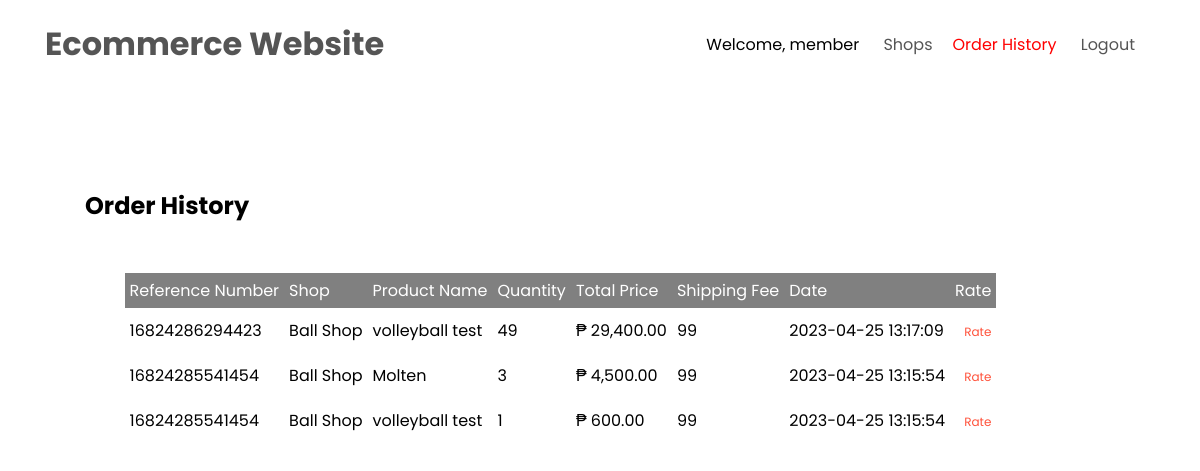
Screenshot of /orderdetails.php (signed in) with the database file from the repository.
### tables this page shows
CREATE TABLE `member` (
  `member_id` int(255) NOT NULL,
  `user_type` int(155) NOT NULL,
  `full_name` varchar(155) NOT NULL,
  `address` varchar(155) NOT NULL,
  `contact_number` varchar(155) NOT NULL,
  `username` varchar(155) NOT NULL,
  `upassword` varchar(155) NOT NULL,
  `active` int(155) NOT NULL DEFAULT 1
);

CREATE TABLE `orders` (
  `order_id` int(255) NOT NULL,
  `ref_num` varchar(155) NOT NULL,
  `member_id` int(155) NOT NULL,
  `shop_id` int(155) NOT NULL,
  `payment_option` varchar(155) NOT NULL,
  `code` varchar(155) NOT NULL,
  `quantity` int(155) NOT NULL,
  `price` varchar(155) NOT NULL,
  `shipping_fee` int(155) NOT NULL,
  `total_price` varchar(155) NOT NULL,
  `order_date` timestamp NOT NULL DEFAULT current_timestamp() ON UPDATE current_timestamp()
);

CREATE TABLE `shop` (
  `shop_id` int(255) NOT NULL,
  `seller_id` int(155) NOT NULL,
  `shop_name` varchar(155) NOT NULL,
  `shop_icon` varchar(155) NOT NULL,
  `shipping_fee` int(155) NOT NULL,
  `active` int(155) NOT NULL DEFAULT 1
);

CREATE TABLE `products` (
  `product_id` int(255) NOT NULL,
  `shop_id` int(155) NOT NULL,
  `category_id` int(155) NOT NULL,
  `product_image` varchar(155) NOT NULL,
  `product_name` varchar(155) NOT NULL,
  `description` varchar(155) NOT NULL,
  `price` int(155) NOT NULL,
  `quantity` int(155) NOT NULL,
  `code` varchar(155) NOT NULL,
  `active` int(15) NOT NULL DEFAULT 1
);

### orderdetails.php (the view, shortened to what this page needs)
<?php include('connection.php'); session_start(); ?>
<!DOCTYPE html>
<html>
<head>
  <link rel="stylesheet" href="style.css"/>
  <link rel="stylesheet" href="https://cdnjs.cloudflare.com/ajax/libs/font-awesome/5.15.2/css/all.min.css"/>
</head>
<body>
<?php
if (!empty($_SESSION['username']))
{
$username = $_SESSION['username'];
$sql = "SELECT A.*,B.* FROM member AS A LEFT JOIN shop AS B ON A.member_id = B.seller_id WHERE A.username = '".$username."'";
$result = mysqli_query($conn, $sql);
$show = mysqli_fetch_array($result);
?>
  <div class="container">
    <div class="navbar">
      <div class="logo">
        <a href="index.php"><h1>Ecommerce Website</h1></a>
      </div>
      <nav>
        <ul id="MenuItems">
          <li>Welcome, <?= $show['full_name']; ?></li>
          <?php
          if($show['user_type'] == 1) {
            echo '<li><a href="index.php">Shops</a></li>';
            echo '<li><a href="orderdetails.php" style="color:red">Order History</a></li>';
          }
          else{
            echo '<li><a href="index.php">Shop</a></li>';
            echo '<li><a href="category.php">Category</a></li>';
            echo '<li><a href="product.php">Product</a></li>';
            echo '<li><a href="orderdetails.php" style="color:red">Order</a></li>';
          }
          ?>
          <li><a href="logout.php">Logout</a></li>
        </ul>
      </nav>
    </div>
  </div>
  <?php
  if($show['user_type'] == 1) {
  ?>
  <div class="small-container">
    <div class="row row-2">
      <h2>Order History</h2>
    </div>
    <div class="row">
      <div class="col-6">
        <table>
          <tr>
            <th style="background-color:grey">Reference Number</th>
            <th style="background-color:grey">Shop</th>
            <th style="background-color:grey">Product Name</th>
            <th style="background-color:grey">Quantity</th>
            <th style="background-color:grey">Total Price</th>
             <th style="background-color:grey">Shipping Fee</th>
            <th style="background-color:grey">Date</th>
            <th style="background-color:grey">Rate</th>
          </tr>
          <?php
          $sql = "SELECT A.*,B.product_id,B.product_name,C.shop_name FROM orders AS A LEFT JOIN products AS B ON A.code = B.code LEFT JOIN shop AS C ON A.shop_id = C.shop_id WHERE member_id = ".$show['member_id']." ORDER BY order_id DESC";
          $result = mysqli_query($conn, $sql);
          while($data = mysqli_fetch_array($result)){
          ?>
          <tr>
            <td><?= $data['ref_num']; ?></td>
            <td><?= $data['shop_name']; ?></td>
            <td><?= $data['product_name']; ?></td>
            <td><?= $data['quantity']; ?></td>
            <td>₱ <?= number_format($data['price'],2); ?></td>
            <td><?= $data['shipping_fee']; ?></td>
            <td><?= $data['order_date']; ?></td>
            <td><a href="rate.php?product_id=<?= $data['product_id']; ?>">Rate</a></td>
          </tr>
          <?php
          }
          ?>
        </table>
      </div>
    </div>
  </div>
  <?php
  }
  ?>
<?php
}
?>
</body>
</html>

### style.css (style rules this page uses)
* { margin: 0; padding: 0; box-sizing: border-box; }
body { font-family: "Poppins", sans-serif; }
.navbar { display: flex; align-items: center; padding: 20px; }
nav { flex: 1; text-align: right; }
nav ul { display: inline-block; list-style-type: none; }
nav ul li { display: inline-block; margin-right: 20px; }
a { text-decoration: none; color: #555; }
.container { max-width: 1300px; margin: auto; padding-left: 25px; padding-right: 25px; }
.row { display: flex; align-items: center; flex-wrap: wrap; justify-content: space-around; }
.small-container { max-width: 1080px; margin: auto; padding-left: 25px; padding-right: 25px; }
ul { list-style-type: none; }
.row-2 { justify-content: space-between; margin: 100px auto 50px; }
table { width: 100%; border-collapse: collapse; }
th { text-align: left; padding: 5px; color: #ffffff; background: #ff523b; font-weight: normal; }
td { padding: 10px 5px; }
td a { color: #ff523b; font-size: 12px; }
td:last-child { text-align: right; }
th:last-child { text-align: right; }
* { box-sizing: border-box; }
.row:after { content: ""; display: table; clear: both; }

### rows the page displays
member: full_name "member"
orders: ref_num "16824286294423", shop.shop_name "Ball Shop", products.product_name "volleyball test", quantity "49", price "29,400.00", shipping_fee "99", order_date "2023-04-25 13:17:09"
orders: ref_num "16824285541454", shop.shop_name "Ball Shop", products.product_name "Molten", quantity "3", price "4,500.00", shipping_fee "99", order_date "2023-04-25 13:15:54"
orders: ref_num "16824285541454", shop.shop_name "Ball Shop", products.product_name "volleyball test", quantity "1", price "600.00", shipping_fee "99", order_date "2023-04-25 13:15:54"
